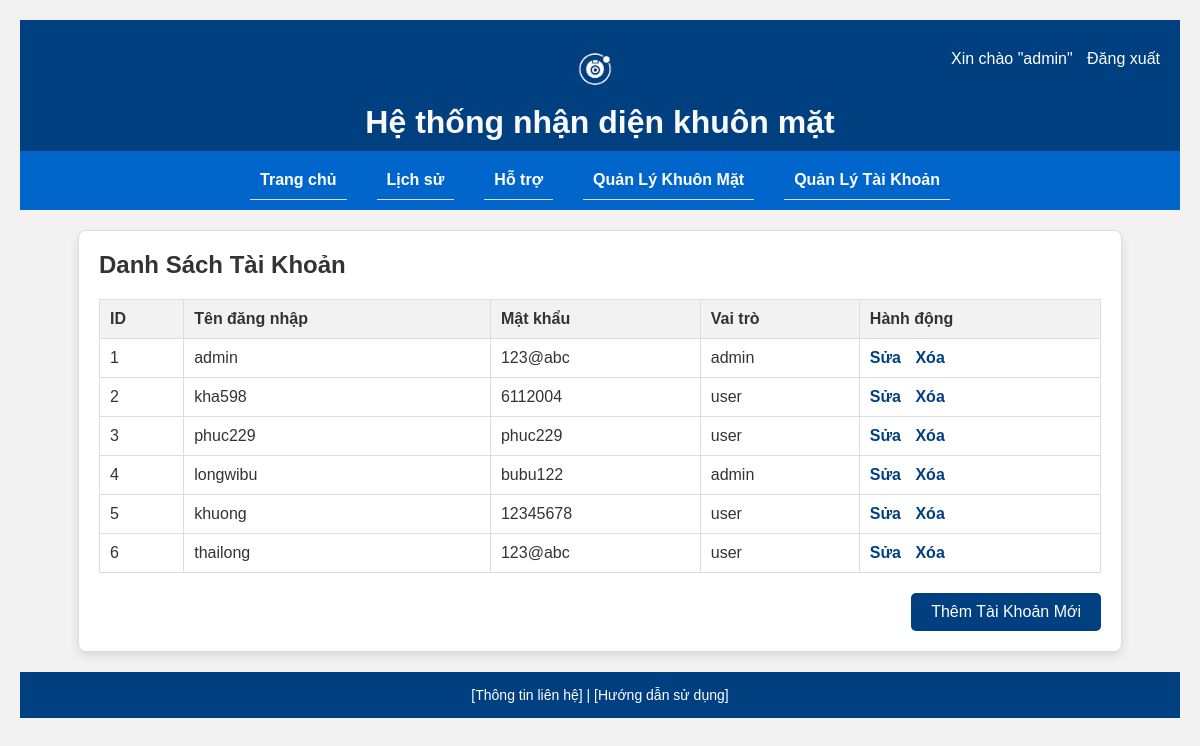
The app's page /account_management (signed in) with its own data.
### tables this page shows
CREATE TABLE users (
            id INTEGER PRIMARY KEY AUTOINCREMENT,
            username TEXT UNIQUE,
            password TEXT
            role TEXT
        , role TEXT DEFAULT 'user');

### main.py (the view)
@app.route('/account_management')
@login_required
def account_management():
    if current_user.role != "admin":
        flash("Bạn không có quyền truy cập trang này!")
        return redirect(url_for('index'))
    conn = sqlite3.connect(DB_NAME)
    cursor = conn.cursor()
    cursor.execute("SELECT id, username, password, role FROM users")
    rows = cursor.fetchall()
    conn.close()
    users = [{"id": row[0], "username": row[1], "password": row[2], "role": row[3]} for row in rows]
    return render_template('account_management.html', users=users)

### main.py (called while the page is built)
def get_user_by_id(user_id):
    conn = sqlite3.connect(DB_NAME)
    cursor = conn.cursor()
    cursor.execute("SELECT id, username, password, role FROM users WHERE id=?", (user_id,))
    row = cursor.fetchone()
    conn.close()
    return User(*row) if row else None

@login_manager.user_loader
def load_user(user_id):
    return get_user_by_id(user_id)

### templates/account_management.html (shortened to what this page needs)
<!DOCTYPE html>
<html lang="vi">
<head>
</head>
<body>
  <main>
    {% include "header.html" %}
  <div class="container">
    <h2>Danh Sách Tài Khoản</h2>
    <table>
      <thead>
        <tr>
          <th>ID</th>
          <th>Tên đăng nhập</th>
          <th>Mật khẩu</th>
          <th>Vai trò</th>
          <th>Hành động</th>
        </tr>
      </thead>
      <tbody>
        {% for user in users %}
        <tr>
          <td>{{ user.id }}</td>
          <td>{{ user.username }}</td>
          <td>{{ user.password }}</td>
          <td>{{ user.role }}</td>
          <td class="action-buttons">
            <a href="{{ url_for('edit_account', user_id=user.id) }}">Sửa</a>
            <a href="{{ url_for('delete_account', user_id=user.id) }}"
               onclick="return confirm('Bạn có chắc chắn muốn xóa tài khoản này?');">Xóa</a>
          </td>
        </tr>
        {% endfor %}
      </tbody>
    </table>
    <div style="margin-top: 20px; text-align: right;">
      <button onclick="toggleForm('add-form')" class="button-custom">Thêm Tài Khoản Mới</button>
    </div>
  </div>
  {% include "footer.html" %}
 </main>
</body>
</html>

### templates/header.html (shortened to what this page needs)
<html>
    <header>
    </header>
    <body>
        <header style="position: relative;">
            <img src="/static/img/logo-test1.png" alt="logo">
                <h1>Hệ thống nhận diện khuôn mặt</h1>
                {% if current_user.is_authenticated %}
            <div style="position: absolute; right: 20px; top: 10px; color: #fff;">
                Xin chào "{{ current_user.username }}"
                <a href="{{ url_for('logout') }}" style="color: #fff; text-decoration: none; margin-left: 10px;">Đăng xuất</a>
            </div>
                {% endif %}
        </header>
  <nav>
    <ul>
      <li><a href="{{ url_for('index') }}">Trang chủ</a></li>
      <li><a href="{{ url_for('history') }}">Lịch sử</a></li>
      <li><a href="{{ url_for('support') }}">Hỗ trợ</a></li>
      <li><a href="{{ url_for('face_management') }}">Quản Lý Khuôn Mặt</a></li>
      {% if current_user.is_authenticated and current_user.role == "admin" %}
        <li><a href="{{ url_for('account_management') }}">Quản Lý Tài Khoản</a></li>
      {% endif %}
    </ul>
  </nav>
    </body>
</html>

### templates/footer.html (shortened to what this page needs)
<!DOCTYPE html>
<html lang="vi">
<head>
</head>
<body>
  <footer>
    <p>[Thông tin liên hệ] | [Hướng dẫn sử dụng]</p>
  </footer>
</body>
</html>

### templates/account_management.html (style rules this page uses)
body { font-family: Arial, sans-serif; background-color: #f2f2f2; padding: 20px; }
.container { background: #fff; padding: 20px; border-radius: 8px; box-shadow: 0 4px 10px rgba(0,0,0,0.1); max-width: 1000px; margin: auto; }
table { width: 100%; border-collapse: collapse; margin-top: 20px; }
table, th, td { border: 1px solid #ddd; }
th, td { padding: 10px; text-align: left; }
th { background-color: #f2f2f2; }
.action-buttons a { margin-right: 10px; color: #004080; text-decoration: none; font-weight: bold; cursor: pointer; }
h1 { color: #f9f9f9; }
.button-custom { background-color: #004080; color: #fff; padding: 10px 20px; border: none; border-radius: 5px; cursor: pointer; font-size: 16px; transition: background-color 0.3s; }

### templates/header.html (style rules this page uses)
* { margin: 0; padding: 0; box-sizing: border-box; }
body { font-family: Arial, sans-serif; background-color: #f2f2f2; color: #333; }
header { background-color: #0707f6; color: #fff; padding: 10px 20px; text-align: center; }
header img { height: 50px; margin-right: 10px; }
nav { background-color: #0066cc; padding: 10px 20px; }
nav ul { list-style: none; display: flex; justify-content: center; }
nav ul li { margin: 0 15px; }
nav ul li a { color: #fff; text-decoration: none; font-weight: bold; }
ul { list-style: none; padding: 0; }
li { padding: 10px; border-bottom: 1px solid #ddd; text-align: left; font-size: 16px; }
.container { width: 90%; max-width: 1200px; margin: 20px auto; background-color: #fff; padding: 20px; border: 1px solid #ddd; }
footer { background-color: #004080; color: #fff; text-align: center; padding: 15px; font-size: 14px; }

### templates/footer.html (style rules this page uses)
* { margin: 0; padding: 0; box-sizing: border-box; }
body { font-family: Arial, sans-serif; background-color: #f2f2f2; color: #333; }
header { background-color: #004080; color: #fff; padding: 10px 20px; text-align: center; }
header img { height: 50px; margin-right: 10px; }
nav { background-color: #0066cc; padding: 10px 20px; }
nav ul { list-style: none; display: flex; justify-content: center; }
nav ul li { margin: 0 15px; }
nav ul li a { color: #fff; text-decoration: none; font-weight: bold; }
ul { list-style: none; padding: 0; }
li { padding: 10px; border-bottom: 1px solid #ddd; text-align: left; font-size: 16px; }
.container { width: 90%; max-width: 1200px; margin: 20px auto; background-color: #fff; padding: 20px; border: 1px solid #ddd; }
footer { background-color: #004080; color: #fff; text-align: center; padding: 15px; font-size: 14px; }

### records on screen
users: username "admin", id "1", password "123@abc", role "admin"
users: id "2", username "kha598", password "6112004", role "user"
users: id "3", username "phuc229", password "phuc229", role "user"
users: id "4", username "longwibu", password "bubu122", role "admin"
users: id "5", username "khuong", password "12345678", role "user"
users: id "6", username "thailong", password "123@abc", role "user"
